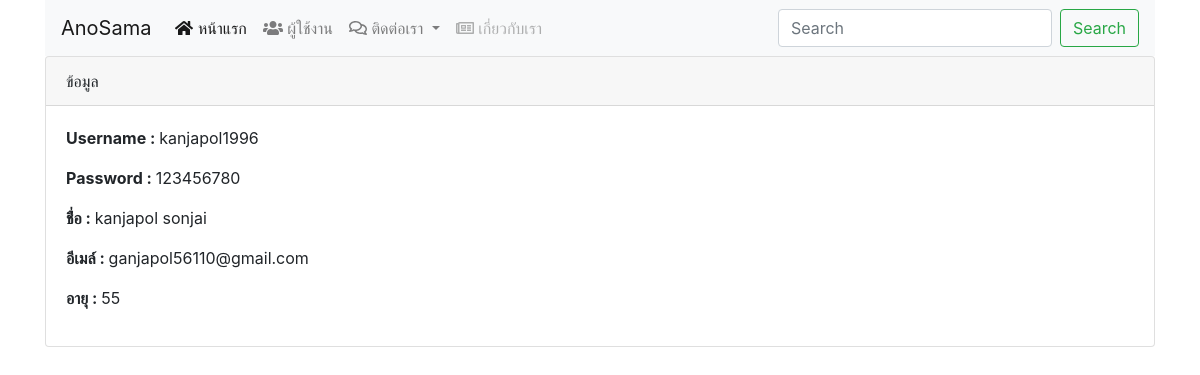
The page /user/show/2 on the database its author committed.
### tables this page shows
CREATE TABLE `users` (
  `user_id` int(11) NOT NULL,
  `user_type_id` int(11) NOT NULL,
  `username` varchar(50) NOT NULL,
  `password` varchar(50) NOT NULL,
  `pic` varchar(100) NOT NULL,
  `fullname` varchar(100) NOT NULL,
  `email` varchar(50) NOT NULL,
  `age` int(2) NOT NULL,
  `updated_at` datetime NOT NULL,
  `created_at` datetime NOT NULL
);

### application/controllers/User.php (called while the page is built, shortened)
<?php
class User extends CI_Controller
{
    public function __construct()
    {
        $this->load->model('user_model');
        $this->load->model('user_type_model');
    }
    public function show($userID = " ")
    {
        $user = $this->user_model->getUserByID($userID);
        $datas = array(
            'user' => $user->row()
        );
        $this->load->view('layout/header');
        $this->load->view('user/show', $datas);
        $this->load->view('layout/footer');
    }
}

### index.php (called while the page is built, shortened)
<?php
require_once BASEPATH.'core/CodeIgniter.php';

### application/models/user_model.php (called while the page is built, shortened)
<?php
class User_model extends CI_Model {
   public function getUserByID($userID)
   {
        $query = "SELECT * FROM users WHERE user_id = '$userID'";
        return $this->db->query($query);
    }
}

### application/views/user/show.php (the view, shortened to what this page needs)
<div class="card">
        <div class="card-header">ข้อมูล
    </div>
 <div class="card-body">
   <p><strong>Username : </strong> <?php echo $user->username ?></p>
   <p><strong>Password : </strong> <?php echo $user->password ?></p>
   <p><strong>ชื่่อ : </strong> <?php echo $user->fullname ?></p>
   <p><strong>อีเมล์ : </strong><?php echo $user->email ?></p>
   <p><strong>อายุ : </strong><?php echo $user->age ?></p>
 </div>
</div>

### rows shown on the page
users: username "kanjapol1996", password "123456780", fullname "kanjapol sonjai", email "ganjapol56110@gmail.com", age "55"
